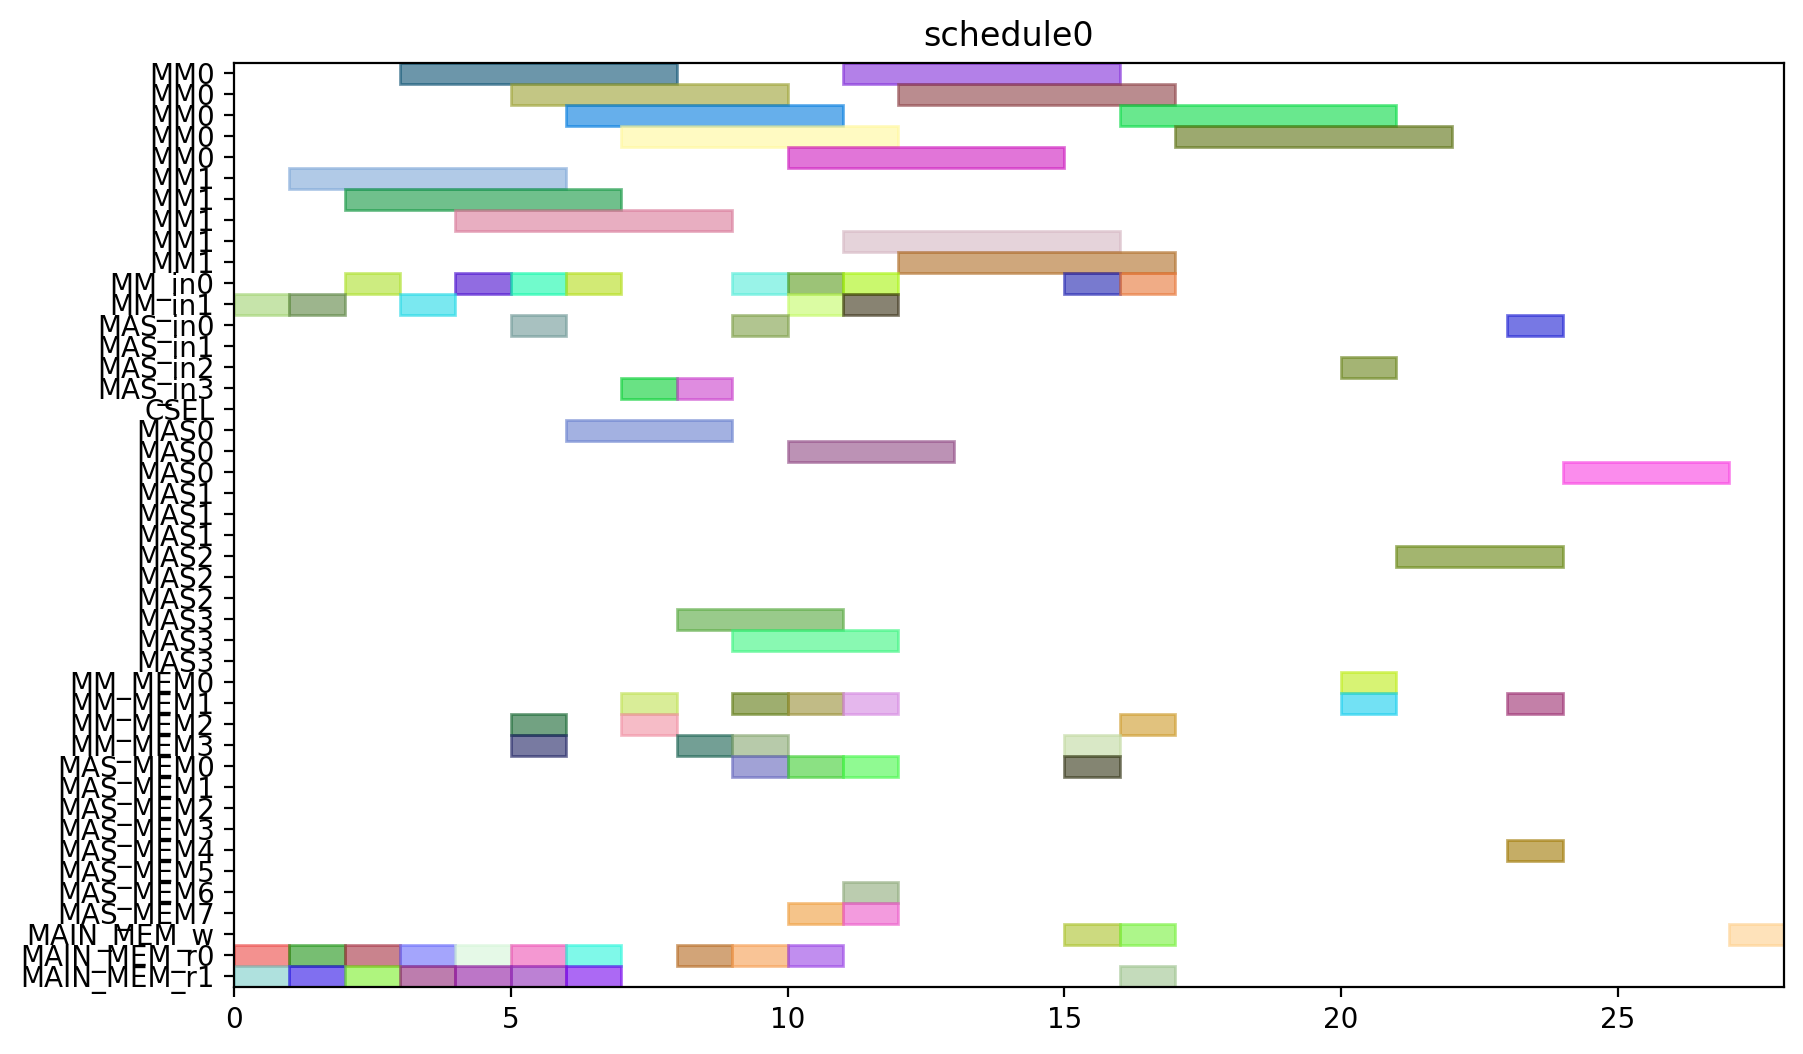

Python code for this plot:
from pyschedule import Scenario, solvers, plotters, alt


def solve():
	horizon = 120
	S = Scenario("schedule0", horizon=horizon)

	# resource
	MM = S.Resources('MM', num=2, size=5)
	MM_in = S.Resources('MM_in', num=2)
	MAS_in = S.Resources('MAS_in', num=4)
	CSEL = S.Resource('CSEL')
	MAS = S.Resources('MAS', num=4, size=3, periods=range(1, horizon))
	MM_MEM = S.Resources('MM_MEM', num=4)
	MAS_MEM = S.Resources('MAS_MEM', num=8)
	MAIN_MEM_w = S.Resource('MAIN_MEM_w', size=1)
	MAIN_MEM_r = S.Resources('MAIN_MEM_r', num=2)

	# result of previous scheduling

	# new tasks
	r1 = S.Task('r1', length=5, delay_cost=1)
	r1 += alt(MM)
	r1_in = S.Task('r1_in', length=1, delay_cost=1)
	r1_in += alt(MM_in)
	S += r1_in*MM_in[0]<=r1*MM[0]
	S += r1_in*MM_in[1]<=r1*MM[1]
	r1_mem0 = S.Task('r1_mem0', length=1, delay_cost=1)
	r1_mem0 += MAIN_MEM_r[0]
	S += r1_mem0 <= r1

	r1_mem1 = S.Task('r1_mem1', length=1, delay_cost=1)
	r1_mem1 += MAIN_MEM_r[1]
	S += r1_mem1 <= r1

	r3 = S.Task('r3', length=5, delay_cost=1)
	r3 += alt(MM)
	r3_in = S.Task('r3_in', length=1, delay_cost=1)
	r3_in += alt(MM_in)
	S += r3_in*MM_in[0]<=r3*MM[0]
	S += r3_in*MM_in[1]<=r3*MM[1]
	r3_mem0 = S.Task('r3_mem0', length=1, delay_cost=1)
	r3_mem0 += MAIN_MEM_r[0]
	S += r3_mem0 <= r3

	r3_mem1 = S.Task('r3_mem1', length=1, delay_cost=1)
	r3_mem1 += MAIN_MEM_r[1]
	S += r3_mem1 <= r3

	r4 = S.Task('r4', length=5, delay_cost=1)
	r4 += alt(MM)
	r4_in = S.Task('r4_in', length=1, delay_cost=1)
	r4_in += alt(MM_in)
	S += r4_in*MM_in[0]<=r4*MM[0]
	S += r4_in*MM_in[1]<=r4*MM[1]
	r4_mem0 = S.Task('r4_mem0', length=1, delay_cost=1)
	r4_mem0 += MAIN_MEM_r[0]
	S += r4_mem0 <= r4

	r4_mem1 = S.Task('r4_mem1', length=1, delay_cost=1)
	r4_mem1 += MAIN_MEM_r[1]
	S += r4_mem1 <= r4

	r5 = S.Task('r5', length=5, delay_cost=1)
	r5 += alt(MM)
	r5_in = S.Task('r5_in', length=1, delay_cost=1)
	r5_in += alt(MM_in)
	S += r5_in*MM_in[0]<=r5*MM[0]
	S += r5_in*MM_in[1]<=r5*MM[1]
	r5_mem0 = S.Task('r5_mem0', length=1, delay_cost=1)
	r5_mem0 += MAIN_MEM_r[0]
	S += r5_mem0 <= r5

	r5_mem1 = S.Task('r5_mem1', length=1, delay_cost=1)
	r5_mem1 += MAIN_MEM_r[1]
	S += r5_mem1 <= r5

	r6 = S.Task('r6', length=5, delay_cost=1)
	r6 += alt(MM)
	r6_in = S.Task('r6_in', length=1, delay_cost=1)
	r6_in += alt(MM_in)
	S += r6_in*MM_in[0]<=r6*MM[0]
	S += r6_in*MM_in[1]<=r6*MM[1]
	r6_mem0 = S.Task('r6_mem0', length=1, delay_cost=1)
	r6_mem0 += MAIN_MEM_r[0]
	S += r6_mem0 <= r6

	r6_mem1 = S.Task('r6_mem1', length=1, delay_cost=1)
	r6_mem1 += MAIN_MEM_r[1]
	S += r6_mem1 <= r6

	r12 = S.Task('r12', length=5, delay_cost=1)
	r12 += alt(MM)
	r12_in = S.Task('r12_in', length=1, delay_cost=1)
	r12_in += alt(MM_in)
	S += r12_in*MM_in[0]<=r12*MM[0]
	S += r12_in*MM_in[1]<=r12*MM[1]
	r12_mem0 = S.Task('r12_mem0', length=1, delay_cost=1)
	r12_mem0 += MAIN_MEM_r[0]
	S += r12_mem0 <= r12

	r12_mem1 = S.Task('r12_mem1', length=1, delay_cost=1)
	r12_mem1 += MAIN_MEM_r[1]
	S += r12_mem1 <= r12

	r13 = S.Task('r13', length=5, delay_cost=1)
	r13 += alt(MM)
	r13_in = S.Task('r13_in', length=1, delay_cost=1)
	r13_in += alt(MM_in)
	S += r13_in*MM_in[0]<=r13*MM[0]
	S += r13_in*MM_in[1]<=r13*MM[1]
	r13_mem0 = S.Task('r13_mem0', length=1, delay_cost=1)
	r13_mem0 += MAIN_MEM_r[0]
	S += r13_mem0 <= r13

	r13_mem1 = S.Task('r13_mem1', length=1, delay_cost=1)
	r13_mem1 += MAIN_MEM_r[1]
	S += r13_mem1 <= r13

	r2 = S.Task('r2', length=3, delay_cost=1)
	r2 += alt(MAS)
	r2_in = S.Task('r2_in', length=1, delay_cost=1)
	r2_in += alt(MAS_in)
	S += r2_in*MAS_in[0]<=r2*MAS[0]

	S += r2_in*MAS_in[1]<=r2*MAS[1]

	S += r2_in*MAS_in[2]<=r2*MAS[2]

	S += r2_in*MAS_in[3]<=r2*MAS[3]

	r2_mem0 = S.Task('r2_mem0', length=1, delay_cost=1)
	r2_mem0 += alt(MM_MEM)
	S += (r1*MM[0])-1 < r2_mem0*MM_MEM[0]
	S += (r1*MM[1])-1 < r2_mem0*MM_MEM[2]
	S += r2_mem0 <= r2

	r2_mem1 = S.Task('r2_mem1', length=1, delay_cost=1)
	r2_mem1 += alt(MM_MEM)
	S += (r1*MM[0])-1 < r2_mem1*MM_MEM[1]
	S += (r1*MM[1])-1 < r2_mem1*MM_MEM[3]
	S += r2_mem1 <= r2

	r7 = S.Task('r7', length=3, delay_cost=1)
	r7 += alt(MAS)
	r7_in = S.Task('r7_in', length=1, delay_cost=1)
	r7_in += alt(MAS_in)
	S += r7_in*MAS_in[0]<=r7*MAS[0]

	S += r7_in*MAS_in[1]<=r7*MAS[1]

	S += r7_in*MAS_in[2]<=r7*MAS[2]

	S += r7_in*MAS_in[3]<=r7*MAS[3]

	r7_mem0 = S.Task('r7_mem0', length=1, delay_cost=1)
	r7_mem0 += alt(MM_MEM)
	S += (r5*MM[0])-1 < r7_mem0*MM_MEM[0]
	S += (r5*MM[1])-1 < r7_mem0*MM_MEM[2]
	S += r7_mem0 <= r7

	r7_mem1 = S.Task('r7_mem1', length=1, delay_cost=1)
	r7_mem1 += alt(MM_MEM)
	S += (r6*MM[0])-1 < r7_mem1*MM_MEM[1]
	S += (r6*MM[1])-1 < r7_mem1*MM_MEM[3]
	S += r7_mem1 <= r7

	r8 = S.Task('r8', length=3, delay_cost=1)
	r8 += alt(MAS)
	r8_in = S.Task('r8_in', length=1, delay_cost=1)
	r8_in += alt(MAS_in)
	S += r8_in*MAS_in[0]<=r8*MAS[0]

	S += r8_in*MAS_in[1]<=r8*MAS[1]

	S += r8_in*MAS_in[2]<=r8*MAS[2]

	S += r8_in*MAS_in[3]<=r8*MAS[3]

	r8_mem0 = S.Task('r8_mem0', length=1, delay_cost=1)
	r8_mem0 += MAIN_MEM_r[0]
	S += r8_mem0 <= r8

	r8_mem1 = S.Task('r8_mem1', length=1, delay_cost=1)
	r8_mem1 += alt(MM_MEM)
	S += (r4*MM[0])-1 < r8_mem1*MM_MEM[1]
	S += (r4*MM[1])-1 < r8_mem1*MM_MEM[3]
	S += r8_mem1 <= r8

	r10 = S.Task('r10', length=3, delay_cost=1)
	r10 += alt(MAS)
	r10_in = S.Task('r10_in', length=1, delay_cost=1)
	r10_in += alt(MAS_in)
	S += r10_in*MAS_in[0]<=r10*MAS[0]

	S += r10_in*MAS_in[1]<=r10*MAS[1]

	S += r10_in*MAS_in[2]<=r10*MAS[2]

	S += r10_in*MAS_in[3]<=r10*MAS[3]

	r10_mem0 = S.Task('r10_mem0', length=1, delay_cost=1)
	r10_mem0 += MAIN_MEM_r[0]
	S += r10_mem0 <= r10

	r10_mem1 = S.Task('r10_mem1', length=1, delay_cost=1)
	r10_mem1 += alt(MM_MEM)
	S += (r4*MM[0])-1 < r10_mem1*MM_MEM[1]
	S += (r4*MM[1])-1 < r10_mem1*MM_MEM[3]
	S += r10_mem1 <= r10

	r9 = S.Task('r9', length=5, delay_cost=1)
	r9 += alt(MM)
	r9_in = S.Task('r9_in', length=1, delay_cost=1)
	r9_in += alt(MM_in)
	S += r9_in*MM_in[0]<=r9*MM[0]
	S += r9_in*MM_in[1]<=r9*MM[1]
	r9_mem0 = S.Task('r9_mem0', length=1, delay_cost=1)
	r9_mem0 += MAIN_MEM_r[0]
	S += r9_mem0 <= r9

	r9_mem1 = S.Task('r9_mem1', length=1, delay_cost=1)
	r9_mem1 += alt(MAS_MEM)
	S += (r7*MAS[0])-1 < r9_mem1*MAS_MEM[1]
	S += (r7*MAS[1])-1 < r9_mem1*MAS_MEM[3]
	S += (r7*MAS[2])-1 < r9_mem1*MAS_MEM[5]
	S += (r7*MAS[3])-1 < r9_mem1*MAS_MEM[7]
	S += r9_mem1 <= r9

	r11 = S.Task('r11', length=5, delay_cost=1)
	r11 += alt(MM)
	r11_in = S.Task('r11_in', length=1, delay_cost=1)
	r11_in += alt(MM_in)
	S += r11_in*MM_in[0]<=r11*MM[0]
	S += r11_in*MM_in[1]<=r11*MM[1]
	r11_mem0 = S.Task('r11_mem0', length=1, delay_cost=1)
	r11_mem0 += alt(MAS_MEM)
	S += (r10*MAS[0])-1 < r11_mem0*MAS_MEM[0]
	S += (r10*MAS[1])-1 < r11_mem0*MAS_MEM[2]
	S += (r10*MAS[2])-1 < r11_mem0*MAS_MEM[4]
	S += (r10*MAS[3])-1 < r11_mem0*MAS_MEM[6]
	S += r11_mem0 <= r11

	r11_mem1 = S.Task('r11_mem1', length=1, delay_cost=1)
	r11_mem1 += alt(MAS_MEM)
	S += (r10*MAS[0])-1 < r11_mem1*MAS_MEM[1]
	S += (r10*MAS[1])-1 < r11_mem1*MAS_MEM[3]
	S += (r10*MAS[2])-1 < r11_mem1*MAS_MEM[5]
	S += (r10*MAS[3])-1 < r11_mem1*MAS_MEM[7]
	S += r11_mem1 <= r11

	PX_new = S.Task('PX_new', length=5, delay_cost=1)
	PX_new += alt(MM)
	PX_new_in = S.Task('PX_new_in', length=1, delay_cost=1)
	PX_new_in += alt(MM_in)
	S += PX_new_in*MM_in[0]<=PX_new*MM[0]
	S += PX_new_in*MM_in[1]<=PX_new*MM[1]
	S += 0<PX_new

	PX_new_w = S.Task('PX_new_w', length=1, delay_cost=1)
	PX_new_w += alt(MAIN_MEM_w)
	S += PX_new <= PX_new_w

	PX_new_mem0 = S.Task('PX_new_mem0', length=1, delay_cost=1)
	PX_new_mem0 += alt(MAS_MEM)
	S += (r2*MAS[0])-1 < PX_new_mem0*MAS_MEM[0]
	S += (r2*MAS[1])-1 < PX_new_mem0*MAS_MEM[2]
	S += (r2*MAS[2])-1 < PX_new_mem0*MAS_MEM[4]
	S += (r2*MAS[3])-1 < PX_new_mem0*MAS_MEM[6]
	S += PX_new_mem0 <= PX_new

	PX_new_mem1 = S.Task('PX_new_mem1', length=1, delay_cost=1)
	PX_new_mem1 += alt(MM_MEM)
	S += (r12*MM[0])-1 < PX_new_mem1*MM_MEM[1]
	S += (r12*MM[1])-1 < PX_new_mem1*MM_MEM[3]
	S += PX_new_mem1 <= PX_new

	r14 = S.Task('r14', length=5, delay_cost=1)
	r14 += alt(MM)
	r14_in = S.Task('r14_in', length=1, delay_cost=1)
	r14_in += alt(MM_in)
	S += r14_in*MM_in[0]<=r14*MM[0]
	S += r14_in*MM_in[1]<=r14*MM[1]
	r14_mem0 = S.Task('r14_mem0', length=1, delay_cost=1)
	r14_mem0 += alt(MAS_MEM)
	S += (r2*MAS[0])-1 < r14_mem0*MAS_MEM[0]
	S += (r2*MAS[1])-1 < r14_mem0*MAS_MEM[2]
	S += (r2*MAS[2])-1 < r14_mem0*MAS_MEM[4]
	S += (r2*MAS[3])-1 < r14_mem0*MAS_MEM[6]
	S += r14_mem0 <= r14

	r14_mem1 = S.Task('r14_mem1', length=1, delay_cost=1)
	r14_mem1 += alt(MM_MEM)
	S += (r3*MM[0])-1 < r14_mem1*MM_MEM[1]
	S += (r3*MM[1])-1 < r14_mem1*MM_MEM[3]
	S += r14_mem1 <= r14

	Z1_new = S.Task('Z1_new', length=5, delay_cost=1)
	Z1_new += alt(MM)
	Z1_new_in = S.Task('Z1_new_in', length=1, delay_cost=1)
	Z1_new_in += alt(MM_in)
	S += Z1_new_in*MM_in[0]<=Z1_new*MM[0]
	S += Z1_new_in*MM_in[1]<=Z1_new*MM[1]
	S += 0<Z1_new

	Z1_new_w = S.Task('Z1_new_w', length=1, delay_cost=1)
	Z1_new_w += alt(MAIN_MEM_w)
	S += Z1_new <= Z1_new_w

	Z1_new_mem0 = S.Task('Z1_new_mem0', length=1, delay_cost=1)
	Z1_new_mem0 += alt(MAS_MEM)
	S += (r2*MAS[0])-1 < Z1_new_mem0*MAS_MEM[0]
	S += (r2*MAS[1])-1 < Z1_new_mem0*MAS_MEM[2]
	S += (r2*MAS[2])-1 < Z1_new_mem0*MAS_MEM[4]
	S += (r2*MAS[3])-1 < Z1_new_mem0*MAS_MEM[6]
	S += Z1_new_mem0 <= Z1_new

	Z1_new_mem1 = S.Task('Z1_new_mem1', length=1, delay_cost=1)
	Z1_new_mem1 += alt(MM_MEM)
	S += (r13*MM[0])-1 < Z1_new_mem1*MM_MEM[1]
	S += (r13*MM[1])-1 < Z1_new_mem1*MM_MEM[3]
	S += Z1_new_mem1 <= Z1_new

	r15 = S.Task('r15', length=5, delay_cost=1)
	r15 += alt(MM)
	r15_in = S.Task('r15_in', length=1, delay_cost=1)
	r15_in += alt(MM_in)
	S += r15_in*MM_in[0]<=r15*MM[0]
	S += r15_in*MM_in[1]<=r15*MM[1]
	r15_mem0 = S.Task('r15_mem0', length=1, delay_cost=1)
	r15_mem0 += alt(MAS_MEM)
	S += (r8*MAS[0])-1 < r15_mem0*MAS_MEM[0]
	S += (r8*MAS[1])-1 < r15_mem0*MAS_MEM[2]
	S += (r8*MAS[2])-1 < r15_mem0*MAS_MEM[4]
	S += (r8*MAS[3])-1 < r15_mem0*MAS_MEM[6]
	S += r15_mem0 <= r15

	r15_mem1 = S.Task('r15_mem1', length=1, delay_cost=1)
	r15_mem1 += alt(MM_MEM)
	S += (r9*MM[0])-1 < r15_mem1*MM_MEM[1]
	S += (r9*MM[1])-1 < r15_mem1*MM_MEM[3]
	S += r15_mem1 <= r15

	r16 = S.Task('r16', length=5, delay_cost=1)
	r16 += alt(MM)
	r16_in = S.Task('r16_in', length=1, delay_cost=1)
	r16_in += alt(MM_in)
	S += r16_in*MM_in[0]<=r16*MM[0]
	S += r16_in*MM_in[1]<=r16*MM[1]
	r16_mem0 = S.Task('r16_mem0', length=1, delay_cost=1)
	r16_mem0 += alt(MM_MEM)
	S += (r11*MM[0])-1 < r16_mem0*MM_MEM[0]
	S += (r11*MM[1])-1 < r16_mem0*MM_MEM[2]
	S += r16_mem0 <= r16

	r16_mem1 = S.Task('r16_mem1', length=1, delay_cost=1)
	r16_mem1 += MAIN_MEM_r[1]
	S += r16_mem1 <= r16

	r17 = S.Task('r17', length=3, delay_cost=1)
	r17 += alt(MAS)
	r17_in = S.Task('r17_in', length=1, delay_cost=1)
	r17_in += alt(MAS_in)
	S += r17_in*MAS_in[0]<=r17*MAS[0]

	S += r17_in*MAS_in[1]<=r17*MAS[1]

	S += r17_in*MAS_in[2]<=r17*MAS[2]

	S += r17_in*MAS_in[3]<=r17*MAS[3]

	r17_mem0 = S.Task('r17_mem0', length=1, delay_cost=1)
	r17_mem0 += alt(MM_MEM)
	S += (r14*MM[0])-1 < r17_mem0*MM_MEM[0]
	S += (r14*MM[1])-1 < r17_mem0*MM_MEM[2]
	S += r17_mem0 <= r17

	r17_mem1 = S.Task('r17_mem1', length=1, delay_cost=1)
	r17_mem1 += alt(MM_MEM)
	S += (r15*MM[0])-1 < r17_mem1*MM_MEM[1]
	S += (r15*MM[1])-1 < r17_mem1*MM_MEM[3]
	S += r17_mem1 <= r17

	PY_new = S.Task('PY_new', length=3, delay_cost=1)
	PY_new += alt(MAS)
	PY_new_in = S.Task('PY_new_in', length=1, delay_cost=1)
	PY_new_in += alt(MAS_in)
	S += PY_new_in*MAS_in[0]<=PY_new*MAS[0]

	S += PY_new_in*MAS_in[1]<=PY_new*MAS[1]

	S += PY_new_in*MAS_in[2]<=PY_new*MAS[2]

	S += PY_new_in*MAS_in[3]<=PY_new*MAS[3]

	S += 0<PY_new

	PY_new_w = S.Task('PY_new_w', length=1, delay_cost=1)
	PY_new_w += alt(MAIN_MEM_w)
	S += PY_new <= PY_new_w

	PY_new_mem0 = S.Task('PY_new_mem0', length=1, delay_cost=1)
	PY_new_mem0 += alt(MAS_MEM)
	S += (r17*MAS[0])-1 < PY_new_mem0*MAS_MEM[0]
	S += (r17*MAS[1])-1 < PY_new_mem0*MAS_MEM[2]
	S += (r17*MAS[2])-1 < PY_new_mem0*MAS_MEM[4]
	S += (r17*MAS[3])-1 < PY_new_mem0*MAS_MEM[6]
	S += PY_new_mem0 <= PY_new

	PY_new_mem1 = S.Task('PY_new_mem1', length=1, delay_cost=1)
	PY_new_mem1 += alt(MM_MEM)
	S += (r16*MM[0])-1 < PY_new_mem1*MM_MEM[1]
	S += (r16*MM[1])-1 < PY_new_mem1*MM_MEM[3]
	S += PY_new_mem1 <= PY_new

	solvers.mip.solve(S,msg=1,kind='CPLEX',ratio_gap=1.01)

	solution = [['hoge']*len(S.solution()[1]) for i in range(len(S.solution()))]
	for i in range(len(S.solution())):
		for j in range(len(S.solution()[i])):
			solution[i][j]=str(S.solution()[i][j])
	print(solution)

	cycles = int(solution[-1][3])

	pic_file_name = "/mnt/rose/usr1/fukuda/ABE/multiRAM_multiMAS_16mux/scheduling_result/stage5MM2_stage3MAS4/EP_YRECOVER/schedule0.png"
	if(S.solution() != []):
		plotters.matplotlib.plot(S,img_filename=pic_file_name, show_task_labels=False, fig_size=(cycles*0.25+3, 6))

	return solution
